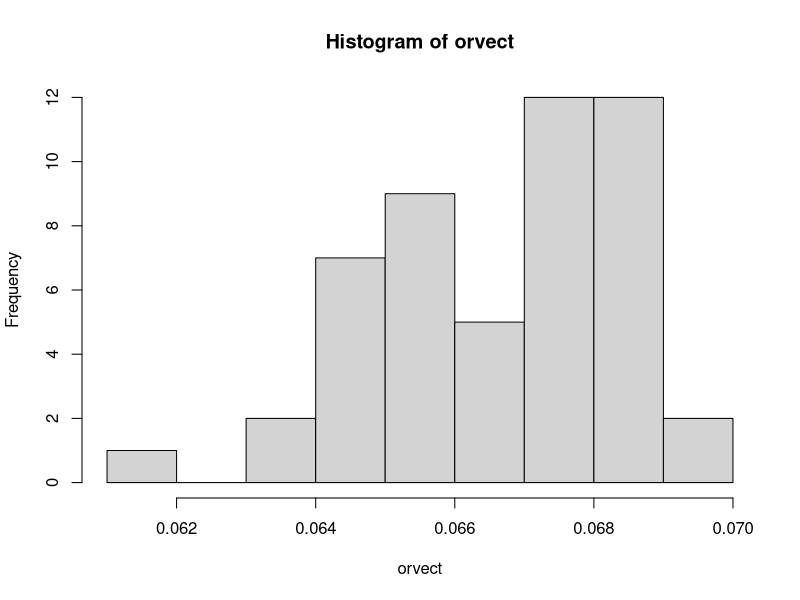

Here is the R script that generated this plot: (Note: a time limit stopped this script after it produced the figure.)
#Common data-generating function

#popsize set at 1500000, can increase in large ssize is needed
#ssize set at 500, may have trouble when not enough patient available

#Defaults (scenario 1) true marg RR = 
#OR_C<-3 #effect of vaccine on covid
#OR_WI<-1 #no effect of vaccine on W from other infection
#OR_WC<-5 #effect of vaccine on covid symptoms
#OR_H<-1.5 #effect of vaccine on hospitalization among those with symptoms

datagen<-function(seed=sample(1:1000000,size=1),ssize=500,popsize=1500000,OR_C=3,OR_WI=1,OR_WC=5,OR_H=1.5,em=0,cfV0=F,cfV1=F,return_full=F){
  set.seed(seed)
  
  #generate data
  C<-rnorm(n=popsize)
  U1<-rbinom(n=popsize,size=1,prob=0.5) #affects both
  U2<-rbinom(n=popsize,size=1,prob=0.5) #affects covid
  
  if(cfV0==T) V=rep(0,popsize); if(cfV1==T) V=rep(1,popsize);
  if(cfV0==F&cfV1==F){
    V<-rbinom(prob=plogis(0.5+0.3*C+sin(C)),size=1,n=popsize) #prevalence is around 0.61
  }
  #Infection (with something) has some common risk factors U1 and C
  Infec<-rbinom(prob=plogis(0.5*C-5+0.5*U1),size=1,n=popsize) #current prevalence around 0.007
  
  #Infected with COVID
  Infec_COVID<- rbinom(prob=plogis( -log(OR_C)*V -5 + 2*C - 0.15*exp(C)+log(3)*U2*(1.5-V)-2*U1), size=1,n=popsize) #0.009
  #symptoms based on infection
  #can come from either or both infections, if present
  W=rep(0,popsize)
  W[Infec==1]<-rbinom(prob=plogis(-0.5+0.5*C[Infec==1]-log(OR_WI)*V[Infec==1]-0.5*U1[Infec==1]),size=1, n=sum(Infec==1))
  W[Infec_COVID==1]<-rbinom(prob=plogis(-1+1*C[Infec_COVID==1]-log(OR_WC)*V[Infec_COVID==1]-1*U1[Infec_COVID==1]+0.5*U2[Infec_COVID==1]*(1-V[Infec_COVID==1])),size=1, n=sum(Infec_COVID))
  #mean(W[Infec==1|Infec_COVID==1]) #25%
  #mean(W[Infec_COVID==1]) #39%
  #mean(W[Infec==1]) #12%
  #mean(W[Infec_COVID==1&V==1]) #22%
  
  #hospitalization, only possible if symptoms present
  H=rep(0,popsize)
  H[W==1]<-rbinom(prob=plogis(1.5+0.5*C[W==1]+log(OR_H)*V[W==1]-0.5*U1[W==1]),size=1,n=sum(W==1))
  #mean(H[W==1]) #83% with severe symptoms go to hospital
  
  #selection on outcome for testing (does not condition on infectious status, just being in the hospital)
  R<-sample(which(H==1),ssize) #sample randomly from those in hospital to control the study size
  
  if(return_full==F){
    dat<-as.data.frame(cbind(Y=Infec_COVID,V=V,C=C)[R,])
  } else{dat<-as.data.frame(cbind(Infec_COVID=Infec_COVID,Infec=Infec,H=H,W=W,V=V,C=C))}
  return(dat)
}


dat<-datagen(ssize=1000, em=0)
sum(dat$Y)/1000

#true marginal RR
orvect<-rep(NA,50)
for (j in 1:50){
  datfull1<-datagen(cfV1=T,return_full=T)
  datfull0<-datagen(cfV0=T,return_full=T)
  orvect[j]<-mean(datfull1$H*datfull1$Infec_COVID)/mean(datfull0$H*datfull0$Infec_COVID)
}
(psi = mean(orvect)) #0.0469
hist(orvect)

#true marginal RR for Infec_COVID
orvect1<-rep(NA,50)
for (j in 1:50){
  datfull1<-datagen(cfV1=T,return_full=T)
  datfull0<-datagen(cfV0=T,return_full=T)
  orvect1[j]<-mean(datfull1$Infec_COVID)/mean(datfull0$Infec_COVID)
}
mean(orvect1) #0.16
hist(orvect1)

#true marginal RR for Infec_COVID * W (severe COVID disease)
orvect2<-rep(NA,50)
for (j in 1:50){
  datfull1<-datagen(cfV1=T,return_full=T)
  datfull0<-datagen(cfV0=T,return_full=T)
  orvect2[j]<-mean(datfull1$W*datfull1$Infec_COVID)/mean(datfull0$W*datfull0$Infec_COVID)
}
mean(orvect2) #0.04
hist(orvect2)
